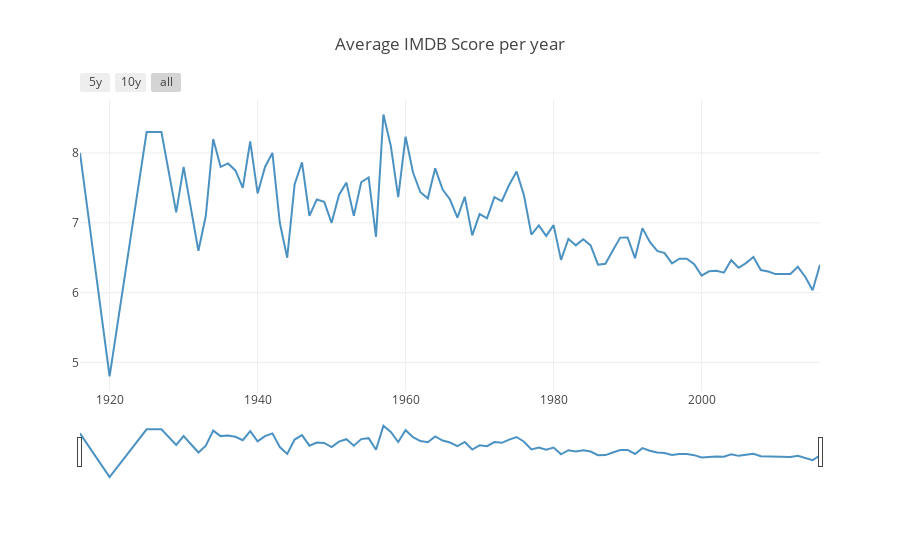

Notebook code cell kept with this figure:
### Code cell
trace = Scatter(
    x=title_year.index,
    y=title_year['Avg_IMDB_Score'],
    opacity = 0.8)

data = [trace]

layout = dict(
    title='Average IMDB Score per year',
    xaxis=dict(
        rangeselector=dict(
            buttons=list([
                dict(count=5,
                     label='5y',
                     step='year',
                     stepmode='backward'),
                dict(count=10,
                     label='10y',
                     step='year',
                     stepmode='backward'),
                dict(step='all')
            ])
        ),
        rangeslider=dict(),
        type='date',
        tickformat='%Y'
    )
)

fig = dict(data=data, layout=layout)
iplot(fig, filename = "Average IMDB Score with Rangeslider")

### Figure 1 — Plotly figure (JSON) as saved in the notebook; plotly's stock layout.template omitted (floating-point values rounded to 4 significant figures)
{"data": [{"opacity": 0.8, "type": "scatter", "x": [1916, 1920, 1925, 1927, 1929, 1930, 1932, 1933, 1934, 1935, 1936, 1937, 1938, 1939, 1940, 1941, 1942, 1943, 1944, 1945, 1946, 1947, 1948, 1949, 1950, 1951, 1952, 1953, 1954, 1955, 1956, 1957, 1958, 1959, 1960, 1961, 1962, 1963, 1964, 1965, 1966, 1967, 1968, 1969, 1970, 1971, 1972, 1973, 1974, 1975, 1976, 1977, 1978, 1979, 1980, 1981, 1982, 1983, 1984, 1985, 1986, 1987, 1988, 1989, 1990, 1991, 1992, 1993, 1994, 1995, 1996, 1997, 1998, 1999, 2000, 2001, 2002, 2003, 2004, 2005, 2006, 2007, 2008, 2009, 2010, 2011, 2012, 2013, 2014, 2015, 2016], "y": [8, 4.8, 8.3, 8.3, 7.15, 7.8, 6.6, 7.1, 8.2, 7.8, 7.85, 7.75, 7.5, 8.167, 7.42, 7.8, 8, 7, 6.5, 7.55, 7.867, 7.1, 7.333, 7.3, 7, 7.4, 7.575, 7.1, 7.58, 7.65, 6.8, 8.55, 8.1, 7.367, 8.233, 7.72, 7.438, 7.35, 7.78, 7.475, 7.333, 7.075, 7.373, 6.82, 7.125, 7.064, 7.367, 7.311, 7.544, 7.733, 7.39, 6.831, 6.963, 6.812, 6.967, 6.47, 6.77, 6.677, 6.765, 6.676, 6.4, 6.413, 6.603, 6.788, 6.79, 6.494, 6.924, 6.727, 6.596, 6.566, 6.418, 6.486, 6.486, 6.407, 6.244, 6.305, 6.312, 6.286, 6.464, 6.356, 6.423, 6.51, 6.323, 6.303, 6.265, 6.262, 6.267, 6.37, 6.228, 6.034, 6.399]}], "layout": {"title": "Average IMDB Score per year", "xaxis": {"rangeselector": {"buttons": [{"count": 5, "label": "5y", "step": "year", "stepmode": "backward"}, {"count": 10, "label": "10y", "step": "year", "stepmode": "backward"}, {"step": "all"}]}, "rangeslider": {}, "tickformat": "%Y", "type": "date"}}}
